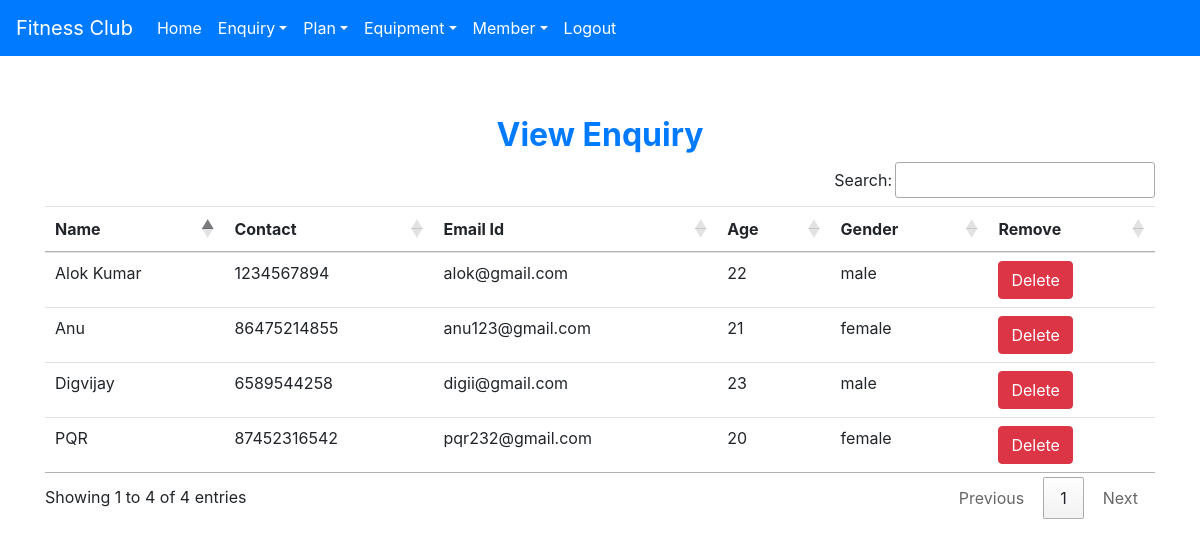
The page /view_enquiry (signed in) on the database its author committed.
### gym/models.py (models this page shows, shortened)
class Enquiry(models.Model):
    name = models.CharField(max_length=50)
    contact = models.CharField(max_length=10)
    emailid = models.CharField(max_length=60)
    age = models.CharField(max_length=40)
    gender = models.CharField(max_length=10)

### gym/views.py (the view)
# urls.py: path('view_enquiry', View_Enquiry, name='view_enquiry'),
def View_Enquiry(request):
    if not request.user.is_staff:
        return redirect('login')
    enq = Enquiry.objects.all()
    d = {'enq': enq}
    return render(request, 'view_enquiry.html', d)

### gym/templates/view_enquiry.html
{% extends 'navigationbar.html' %}
{% block body %}
<div class="container" style="margin-top:60px">
    <h2 class="text-center text-primary font-weight-bold">View Enquiry</h2>
    <table id="example" class="table table-hover">
        <thead>
        <tr>
            <th>Name</th>
            <th>Contact</th>
            <th>Email Id</th>
            <th>Age</th>
            <th>Gender</th>
            <th>Remove</th>
        </tr>
        </thead>
        <tbody>
        {% for i in enq %}
        <tr>
            <td>{{i.name}}</td>
            <td>{{i.contact}}</td>
            <td>{{i.emailid}}</td>
            <td>{{i.age}}</td>
            <td>{{i.gender}}</td>
            <td><a class="btn btn-danger" href="{% url 'delete_enquiry' i.id %}" onclick="return confirm('Are you sure')">Delete</a></td>
        </tr>
        {% endfor %}
        </tbody>
    </table>
</div>
{% endblock %}

### gym/templates/navigationbar.html (shortened to what this page needs)
<!DOCTYPE html>
<html lang="en">
<head>
  {% load static %}
  <link rel="stylesheet" href="https://maxcdn.bootstrapcdn.com/bootstrap/4.5.2/css/bootstrap.min.css">
  <link rel="stylesheet" href="{% static 'css/mystyle.css' %}">
  <link rel="stylesheet" href="https://cdn.datatables.net/1.11.3/css/jquery.dataTables.min.css">
  <link rel="stylesheet" href="https://cdn.datatables.net/buttons/2.0.1/css/buttons.dataTables.min.css">
</head>
<nav class="navbar navbar-expand-md bg-primary navbar-dark">
<a class="navbar-brand" href="">Fitness Club</a>
  <div class="collapse navbar-collapse" id="abc">
    <ul class="navbar-nav">
      {% if request.user.is_staff %}
      <li class="nav-item"><a class="nav-link" href="{% url 'home' %}">Home</a></li>
      <li class="nav-item dropdown">
        <a class="nav-link dropdown-toggle" data-toggle="dropdown" href="#">Enquiry</a>
      </li>
      <li class="nav-item dropdown">
        <a class="nav-link dropdown-toggle" data-toggle="dropdown" href="#">Plan</a>
      </li>
      <li class="nav-item dropdown">
        <a class="nav-link dropdown-toggle" data-toggle="dropdown" href="#">Equipment</a>
      </li>
      <li class="nav-item dropdown">
        <a class="nav-link dropdown-toggle" data-toggle="dropdown" href="#">Member</a>
      </li>
      <li class="nav-item"><a class="nav-link" href="{% url 'logout' %}">Logout</a></li>
      {% endif %}
    </ul>
  </div>
</nav>
{% block body %}
{% endblock %}

### gym/static/css/mystyle.css (style rules this page uses)
.nav-link { color: white !important; }

### rows shown on the page
Enquiry: name "Alok Kumar", contact "1234567894", emailid "alok@gmail.com", age "22", gender "male"
Enquiry: name "Digvijay", contact "6589544258", emailid "digii@gmail.com", age "23", gender "male"
Enquiry: name "Anu", contact "86475214855", emailid "anu123@gmail.com", age "21", gender "female"
Enquiry: name "PQR", contact "87452316542", emailid "pqr232@gmail.com", age "20", gender "female"
